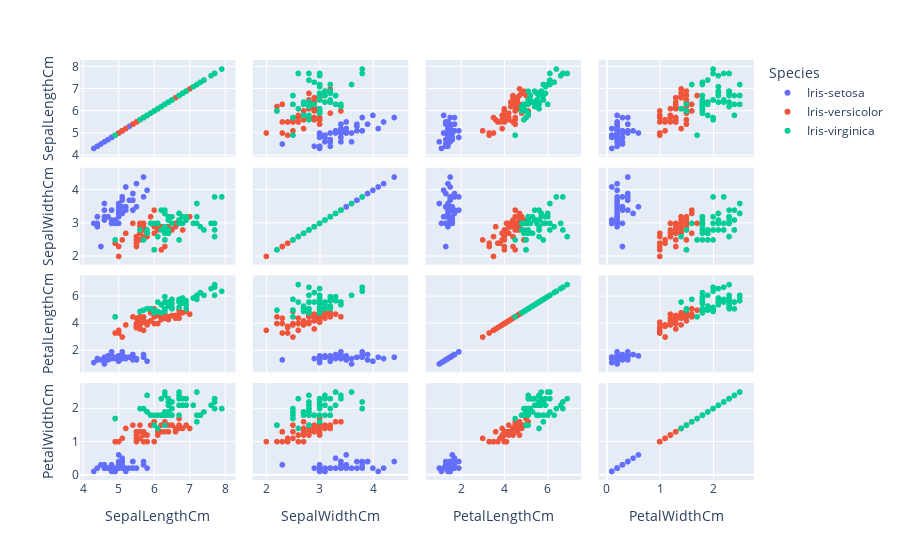

The cell this chart's notebook holds for it:
### Code cell
fig = px.scatter_matrix(df,
    dimensions=["SepalLengthCm", "SepalWidthCm", "PetalLengthCm", "PetalWidthCm"],
    color="Species")
fig.show()

### Figure 1 — Plotly figure (JSON) as saved in the notebook; plotly's stock layout.template omitted (floating-point values rounded to 4 significant figures)
{"data": [{"dimensions": [{"axis": {"matches": true}, "label": "SepalLengthCm", "values": [5.1, 4.9, 4.7, 4.6, 5, 5.4, 4.6, 5, 4.4, 4.9, 5.4, 4.8, 4.8, 4.3, 5.8, 5.7, 5.4, 5.1, 5.7, 5.1, 5.4, 5.1, 4.6, 5.1, 4.8, 5, 5, 5.2, 5.2, 4.7, 4.8, 5.4, 5.2, 5.5, 4.9, 5, 5.5, 4.9, 4.4, 5.1, 5, 4.5, 4.4, 5, 5.1, 4.8, 5.1, 4.6, 5.3, 5]}, {"axis": {"matches": true}, "label": "SepalWidthCm", "values": [3.5, 3, 3.2, 3.1, 3.6, 3.9, 3.4, 3.4, 2.9, 3.1, 3.7, 3.4, 3, 3, 4, 4.4, 3.9, 3.5, 3.8, 3.8, 3.4, 3.7, 3.6, 3.3, 3.4, 3, 3.4, 3.5, 3.4, 3.2, 3.1, 3.4, 4.1, 4.2, 3.1, 3.2, 3.5, 3.1, 3, 3.4, 3.5, 2.3, 3.2, 3.5, 3.8, 3, 3.8, 3.2, 3.7, 3.3]}, {"axis": {"matches": true}, "label": "PetalLengthCm", "values": [1.4, 1.4, 1.3, 1.5, 1.4, 1.7, 1.4, 1.5, 1.4, 1.5, 1.5, 1.6, 1.4, 1.1, 1.2, 1.5, 1.3, 1.4, 1.7, 1.5, 1.7, 1.5, 1, 1.7, 1.9, 1.6, 1.6, 1.5, 1.4, 1.6, 1.6, 1.5, 1.5, 1.4, 1.5, 1.2, 1.3, 1.5, 1.3, 1.5, 1.3, 1.3, 1.3, 1.6, 1.9, 1.4, 1.6, 1.4, 1.5, 1.4]}, {"axis": {"matches": true}, "label": "PetalWidthCm", "values": [0.2, 0.2, 0.2, 0.2, 0.2, 0.4, 0.3, 0.2, 0.2, 0.1, 0.2, 0.2, 0.1, 0.1, 0.2, 0.4, 0.4, 0.3, 0.3, 0.3, 0.2, 0.4, 0.2, 0.5, 0.2, 0.2, 0.4, 0.2, 0.2, 0.2, 0.2, 0.4, 0.1, 0.2, 0.1, 0.2, 0.2, 0.1, 0.2, 0.2, 0.3, 0.3, 0.2, 0.6, 0.4, 0.3, 0.2, 0.2, 0.2, 0.2]}], "hovertemplate": "Species=Iris-setosa<br>%{xaxis.title.text}=%{x}<br>%{yaxis.title.text}=%{y}<extra></extra>", "legendgroup": "Iris-setosa", "marker": {"color": "#636efa", "symbol": "circle"}, "name": "Iris-setosa", "showlegend": true, "type": "splom"}, {"dimensions": [{"axis": {"matches": true}, "label": "SepalLengthCm", "values": [7, 6.4, 6.9, 5.5, 6.5, 5.7, 6.3, 4.9, 6.6, 5.2, 5, 5.9, 6, 6.1, 5.6, 6.7, 5.6, 5.8, 6.2, 5.6, 5.9, 6.1, 6.3, 6.1, 6.4, 6.6, 6.8, 6.7, 6, 5.7, 5.5, 5.5, 5.8, 6, 5.4, 6, 6.7, 6.3, 5.6, 5.5, 5.5, 6.1, 5.8, 5, 5.6, 5.7, 5.7, 6.2, 5.1, 5.7]}, {"axis": {"matches": true}, "label": "SepalWidthCm", "values": [3.2, 3.2, 3.1, 2.3, 2.8, 2.8, 3.3, 2.4, 2.9, 2.7, 2, 3, 2.2, 2.9, 2.9, 3.1, 3, 2.7, 2.2, 2.5, 3.2, 2.8, 2.5, 2.8, 2.9, 3, 2.8, 3, 2.9, 2.6, 2.4, 2.4, 2.7, 2.7, 3, 3.4, 3.1, 2.3, 3, 2.5, 2.6, 3, 2.6, 2.3, 2.7, 3, 2.9, 2.9, 2.5, 2.8]}, {"axis": {"matches": true}, "label": "PetalLengthCm", "values": [4.7, 4.5, 4.9, 4, 4.6, 4.5, 4.7, 3.3, 4.6, 3.9, 3.5, 4.2, 4, 4.7, 3.6, 4.4, 4.5, 4.1, 4.5, 3.9, 4.8, 4, 4.9, 4.7, 4.3, 4.4, 4.8, 5, 4.5, 3.5, 3.8, 3.7, 3.9, 5.1, 4.5, 4.5, 4.7, 4.4, 4.1, 4, 4.4, 4.6, 4, 3.3, 4.2, 4.2, 4.2, 4.3, 3, 4.1]}, {"axis": {"matches": true}, "label": "PetalWidthCm", "values": [1.4, 1.5, 1.5, 1.3, 1.5, 1.3, 1.6, 1, 1.3, 1.4, 1, 1.5, 1, 1.4, 1.3, 1.4, 1.5, 1, 1.5, 1.1, 1.8, 1.3, 1.5, 1.2, 1.3, 1.4, 1.4, 1.7, 1.5, 1, 1.1, 1, 1.2, 1.6, 1.5, 1.6, 1.5, 1.3, 1.3, 1.3, 1.2, 1.4, 1.2, 1, 1.3, 1.2, 1.3, 1.3, 1.1, 1.3]}], "hovertemplate": "Species=Iris-versicolor<br>%{xaxis.title.text}=%{x}<br>%{yaxis.title.text}=%{y}<extra></extra>", "legendgroup": "Iris-versicolor", "marker": {"color": "#EF553B", "symbol": "circle"}, "name": "Iris-versicolor", "showlegend": true, "type": "splom"}, {"dimensions": [{"axis": {"matches": true}, "label": "SepalLengthCm", "values": [6.3, 5.8, 7.1, 6.3, 6.5, 7.6, 4.9, 7.3, 6.7, 7.2, 6.5, 6.4, 6.8, 5.7, 5.8, 6.4, 6.5, 7.7, 7.7, 6, 6.9, 5.6, 7.7, 6.3, 6.7, 7.2, 6.2, 6.1, 6.4, 7.2, 7.4, 7.9, 6.4, 6.3, 6.1, 7.7, 6.3, 6.4, 6, 6.9, 6.7, 6.9, 5.8, 6.8, 6.7, 6.7, 6.3, 6.5, 6.2, 5.9]}, {"axis": {"matches": true}, "label": "SepalWidthCm", "values": [3.3, 2.7, 3, 2.9, 3, 3, 2.5, 2.9, 2.5, 3.6, 3.2, 2.7, 3, 2.5, 2.8, 3.2, 3, 3.8, 2.6, 2.2, 3.2, 2.8, 2.8, 2.7, 3.3, 3.2, 2.8, 3, 2.8, 3, 2.8, 3.8, 2.8, 2.8, 2.6, 3, 3.4, 3.1, 3, 3.1, 3.1, 3.1, 2.7, 3.2, 3.3, 3, 2.5, 3, 3.4, 3]}, {"axis": {"matches": true}, "label": "PetalLengthCm", "values": [6, 5.1, 5.9, 5.6, 5.8, 6.6, 4.5, 6.3, 5.8, 6.1, 5.1, 5.3, 5.5, 5, 5.1, 5.3, 5.5, 6.7, 6.9, 5, 5.7, 4.9, 6.7, 4.9, 5.7, 6, 4.8, 4.9, 5.6, 5.8, 6.1, 6.4, 5.6, 5.1, 5.6, 6.1, 5.6, 5.5, 4.8, 5.4, 5.6, 5.1, 5.1, 5.9, 5.7, 5.2, 5, 5.2, 5.4, 5.1]}, {"axis": {"matches": true}, "label": "PetalWidthCm", "values": [2.5, 1.9, 2.1, 1.8, 2.2, 2.1, 1.7, 1.8, 1.8, 2.5, 2, 1.9, 2.1, 2, 2.4, 2.3, 1.8, 2.2, 2.3, 1.5, 2.3, 2, 2, 1.8, 2.1, 1.8, 1.8, 1.8, 2.1, 1.6, 1.9, 2, 2.2, 1.5, 1.4, 2.3, 2.4, 1.8, 1.8, 2.1, 2.4, 2.3, 1.9, 2.3, 2.5, 2.3, 1.9, 2, 2.3, 1.8]}], "hovertemplate": "Species=Iris-virginica<br>%{xaxis.title.text}=%{x}<br>%{yaxis.title.text}=%{y}<extra></extra>", "legendgroup": "Iris-virginica", "marker": {"color": "#00cc96", "symbol": "circle"}, "name": "Iris-virginica", "showlegend": true, "type": "splom"}], "layout": {"dragmode": "select", "legend": {"title": {"text": "Species"}, "tracegroupgap": 0}, "margin": {"t": 60}}}
